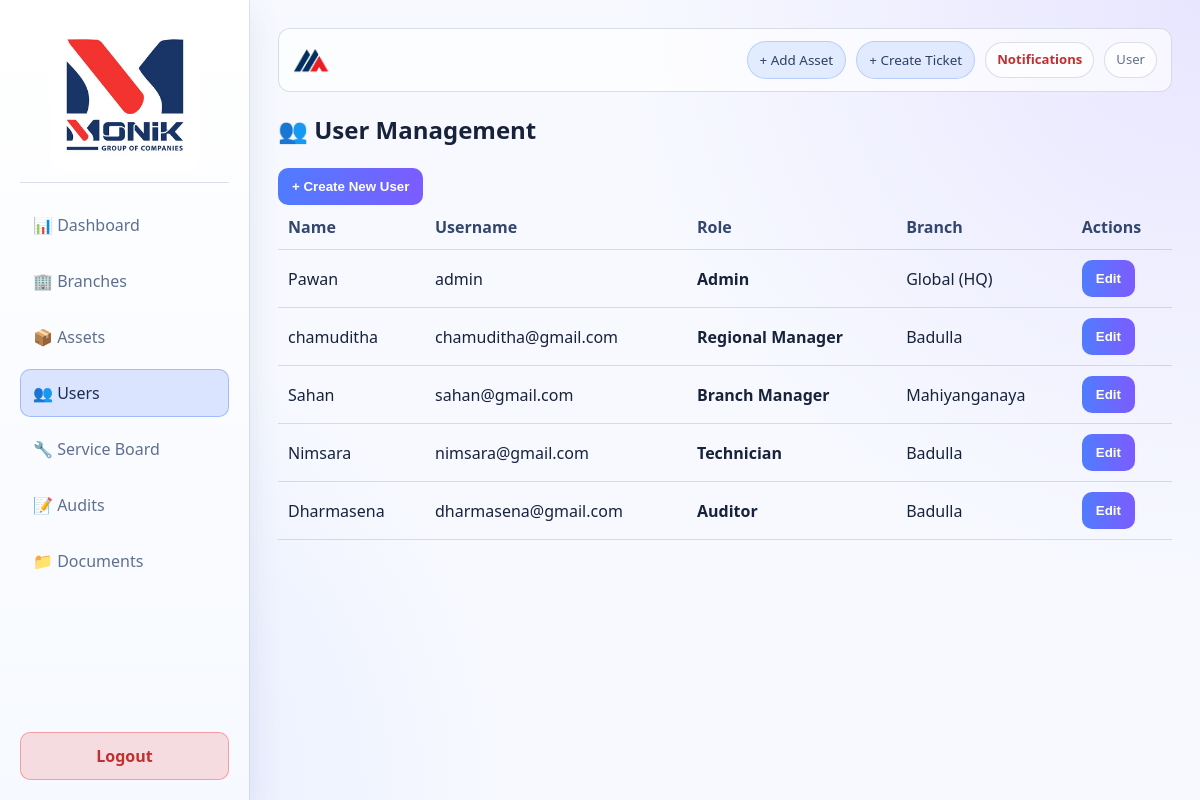
The app's page /modules/users/index.php with its own data.
### tables this page shows
CREATE TABLE `users` (
  `user_id` int(11) NOT NULL,
  `username` varchar(100) NOT NULL,
  `password_hash` varchar(255) NOT NULL,
  `full_name` varchar(255) DEFAULT NULL,
  `role_id` int(11) DEFAULT NULL,
  `branch_id` int(11) DEFAULT NULL
);

CREATE TABLE `roles` (
  `role_id` int(11) NOT NULL,
  `role_name` varchar(50) NOT NULL
);

CREATE TABLE `branches` (
  `branch_id` int(11) NOT NULL,
  `org_id` int(11) DEFAULT NULL,
  `name` varchar(255) NOT NULL,
  `region` varchar(100) DEFAULT NULL,
  `status` enum('Active','Inactive') DEFAULT 'Active'
);

### modules/users/index.php (the view, shortened to what this page needs)
<?php
require_once '../../config/db.php';
$query = "SELECT u.*, r.role_name, b.name as branch_name FROM users u
          JOIN roles r ON u.role_id = r.role_id
          LEFT JOIN branches b ON u.branch_id = b.branch_id";
$users = $pdo->query($query)->fetchAll(PDO::FETCH_ASSOC);
?>
<!DOCTYPE html>
<html lang="en">
<?php
  include '../../includes/header.php';
?>
<head>
    <link rel="stylesheet" href="../../assets/css/style.css">
</head>
<body>
    <?php include '../../includes/sidebar.php'; ?>
    <div class="main-wrapper">
    <?php include '../../includes/topbar.php'; ?>
    <h2>👥 User Management</h2>
    <button type="button" class="btn" id="btnAddUser">+ Create New User</button>
    <table>
        <thead>
            <tr>
                <th>Name</th>
                <th>Username</th>
                <th>Role</th>
                <th>Branch</th>
                <th>Actions</th>
            </tr>
        </thead>
        <tbody>
            <?php foreach ($users as $u): ?>
            <tr>
                <td><?php echo $u['full_name']; ?></td>
                <td><?php echo $u['username']; ?></td>
                <td><strong><?php echo $u['role_name']; ?></strong></td>
                <td><?php echo $u['branch_name'] ?? 'Global (HQ)'; ?></td>
                <td>
                    <button type="button" class="btn btn-edit-user"
                        data-user-id="<?php echo (int) $u['user_id']; ?>"
                        data-full-name="<?php echo htmlspecialchars($u['full_name'], ENT_QUOTES, 'UTF-8'); ?>"
                        data-username="<?php echo htmlspecialchars($u['username'], ENT_QUOTES, 'UTF-8'); ?>"
                        data-role-id="<?php echo (int) $u['role_id']; ?>"
                        data-branch-id="<?php echo isset($u['branch_id']) && $u['branch_id'] !== '' ? (int) $u['branch_id'] : ''; ?>">Edit</button>
                </td>
            </tr>
            <?php endforeach; ?>
        </tbody>
    </table>
    </div>
</body>
</html>

### assets/css/style.css (style rules this page uses)
:root { --bg: #f7f9ff; --bg-soft: #ffffff; --surface: #ffffff; --surface-2: #f7faff; --text: #17223b; --muted: #5f6f8f; --primary: #4f7cff; --primary-2: #7c5cff; --success: #34d399; --warning: #f59e0b; --danger: #ef4444; --border: rgba(76, 99, 144, 0.2); --shadow: 0 12px 32px rgba(68, 93, 144, 0.12); --radius: 12px; }
* { box-sizing: border-box; }
html, body { margin: 0; padding: 0; min-height: 100%; }
body { font-family: "Segoe UI", Roboto, Arial, sans-serif; background: radial-gradient(circle at top right, rgba(124, 92, 255, 0.12), transparent 40%), radial-gradient(circle at bottom left, rgba(79, 124, 255, 0.12), transparent 35%), var(--bg); color: var(--text); line-height: 1.5; }
.main-wrapper { margin-left: 250px; padding: 28px; width: calc(100% - 250px); }
button, .btn { background: linear-gradient(90deg, var(--primary), var(--primary-2)); border: none; color: white; border-radius: 10px; padding: 11px 14px; font-weight: 600; cursor: pointer; transition: transform 0.15s ease, box-shadow 0.2s ease; }
table { width: 100%; border-collapse: collapse; background: transparent; }
th, td { padding: 10px; border-bottom: 1px solid var(--border); text-align: left; }
th { color: #33466e; font-weight: 600; }

### records on screen
users: full_name "Pawan", username "admin", role.role_name "Admin", branch_name "Global (HQ)"
users: full_name "chamuditha", username "chamuditha@gmail.com", role.role_name "Regional Manager", branch.name "Badulla"
users: full_name "Sahan", username "sahan@gmail.com", role.role_name "Branch Manager", branch.name "Mahiyanganaya"
users: full_name "Nimsara", username "nimsara@gmail.com", role.role_name "Technician", branch.name "Badulla"
users: full_name "Dharmasena", username "dharmasena@gmail.com", role.role_name "Auditor", branch.name "Badulla"

### other values on screen
$fullName "User"
